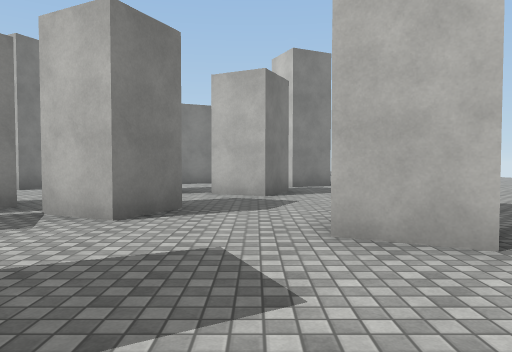
[1] (above)

24 first-person views from a walk through a 3-D level made in the Unity game engine. The camera is 1.3 m above the floor, tilts 2° down and sees 70° across. The floor is counted in squares, 2 m on a side. Each view is taken from the middle of a square. On the plan, view 1 faces up. The plan holds only what a view shows up to about 11 squares ahead; the rest is blank. The place goes on beyond the plan. Surface patterns are stand-ins for the level's own textures.

[2]
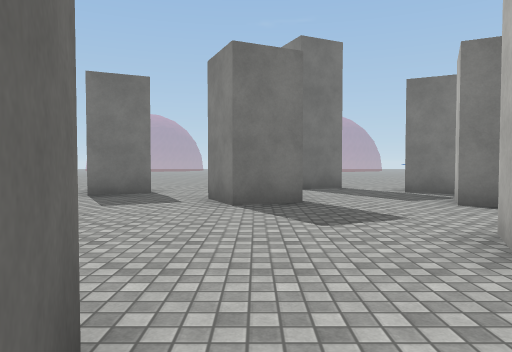

[3]
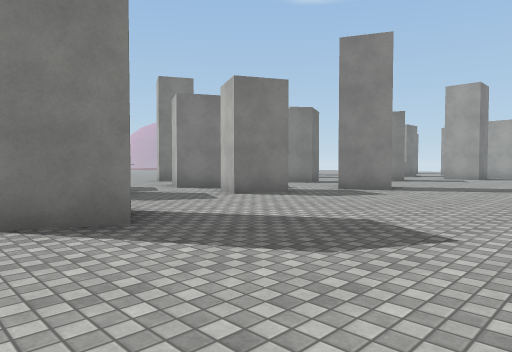

[4]
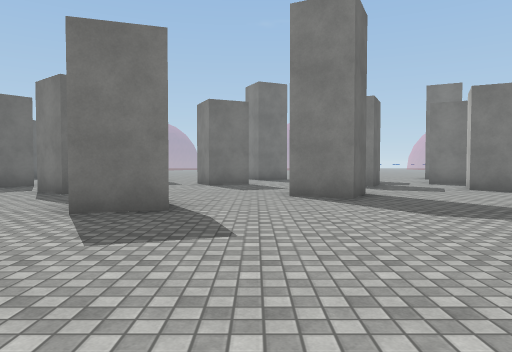

[5]
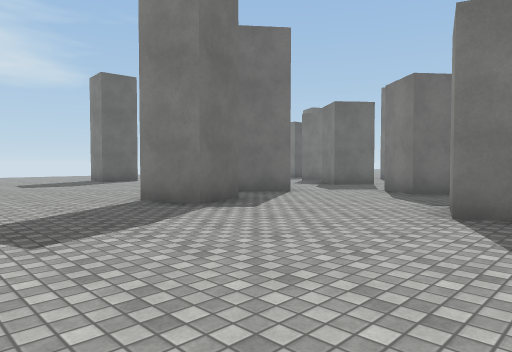

[6]
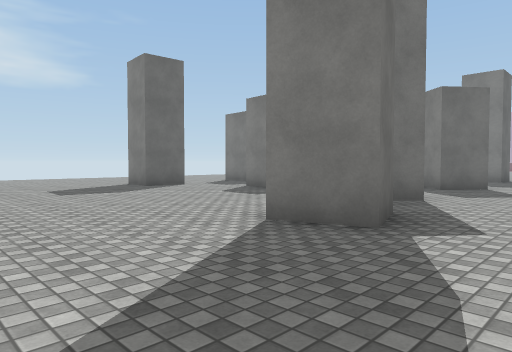

[7]
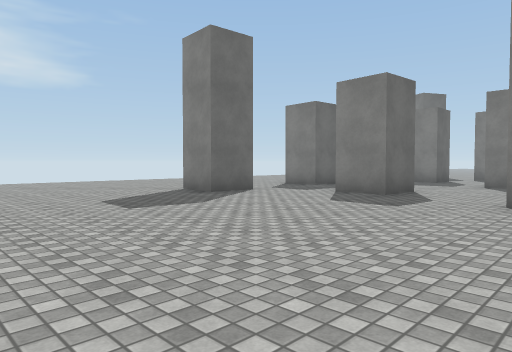

[8]
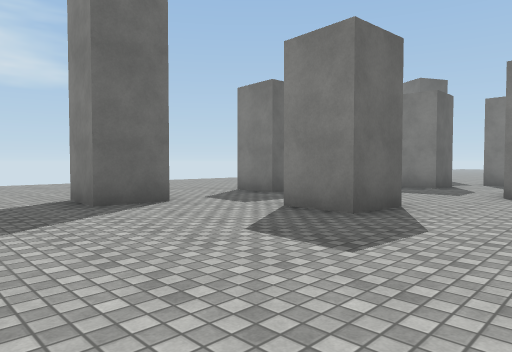

[9]
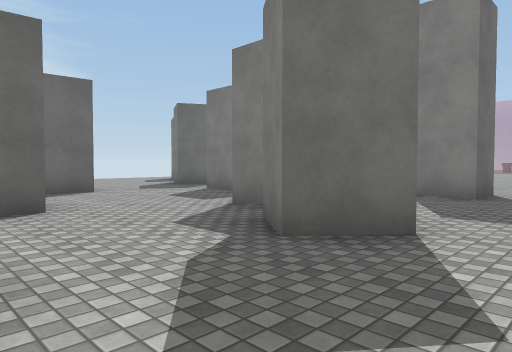

[10]
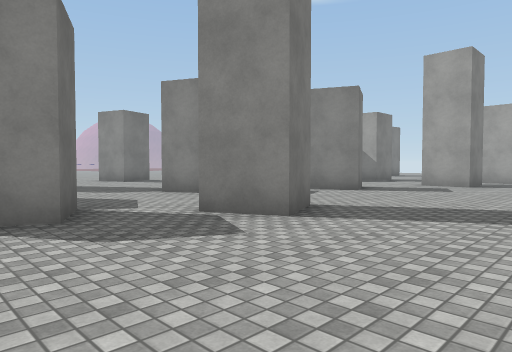

[11]
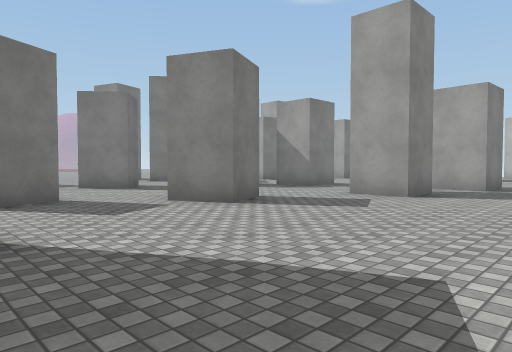

[12]
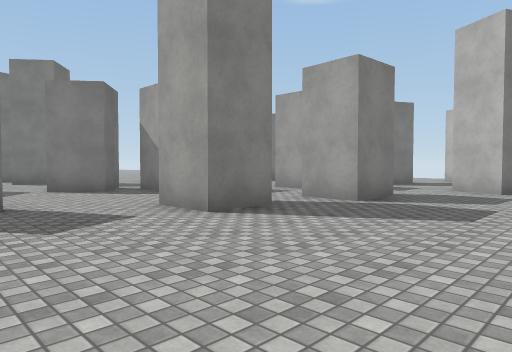

[13]
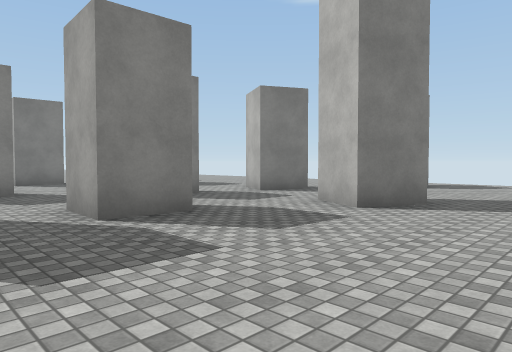

[14]
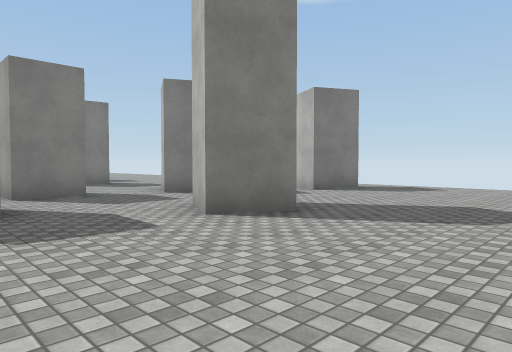

[15]
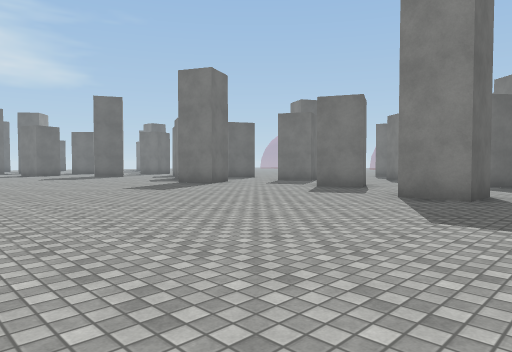

[16]
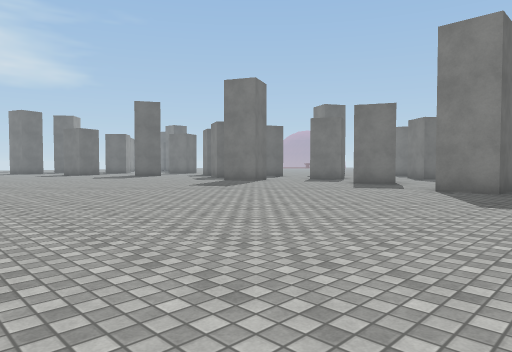

[17]
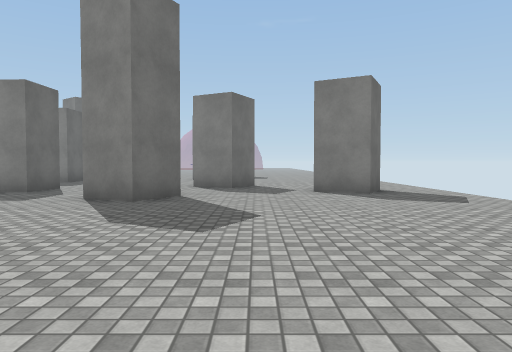

[18]
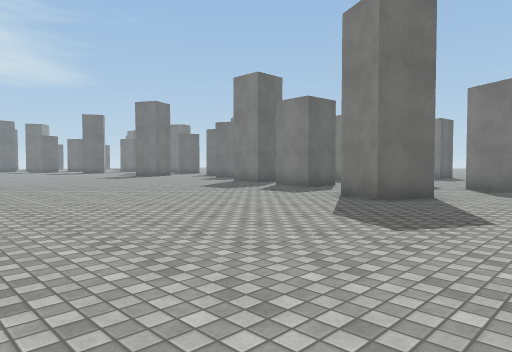

[19]
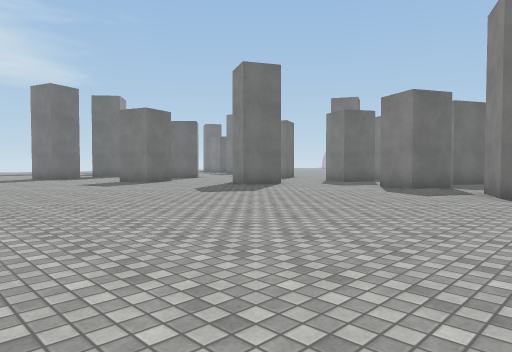

[20]
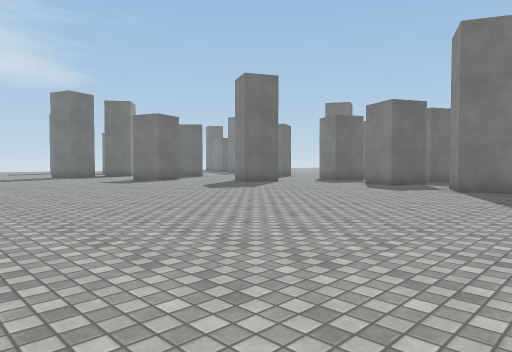

[21]
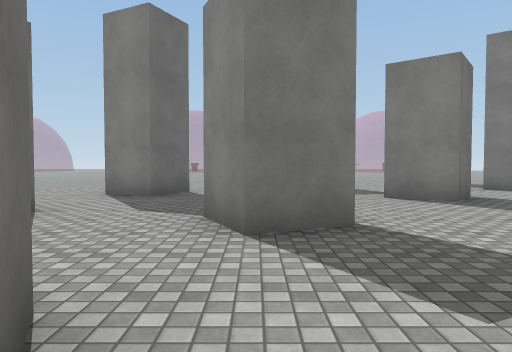

[22]
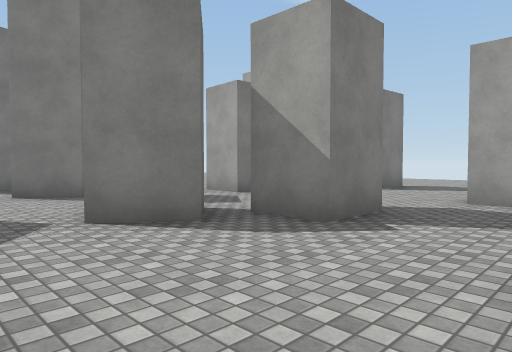

[23]
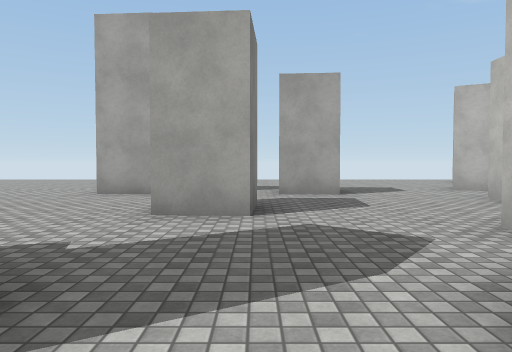

[24]
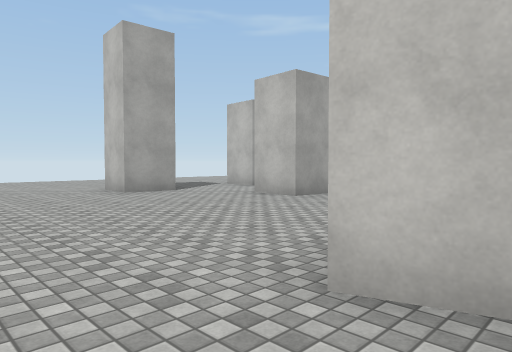

### Floor plan
Points are (right, up) in squares from view 1. A wall is a line through its corners. A room is listed if a view was taken in it or the views show most of it. See-through windows are left out.
Room 1 (view 1)
walls: (-3.9, -1.2) (-3.3, -2.5); (0.6, -1.5) (1.4, -2); (-2.1, 1.8) (-1.6, 0.6) (-2.8, 0.1); (-6.6, -4.8) (-5.4, -4.8) (-5.4, -5.9); (1.8, 2.7) (0.6, 3.3)
ways out: opening at (-4, -8) to room 2; opening at (0.6, 0) to room 2; opening at (-4.5, -3.5)
Room 2 (views 2, 3, 4, 5, 6, 7, 8, 9, 10, 11, 12, 13, 14, 15, 16, 17, 18, 19, 20, 21, 22, 23, 24)
walls: (1.6, 11.6) (2.1, 10.4) (0.9, 9.9); (0.4, 11) (1.1, 11.3); (-0.4, 8.9) (0.7, 8.3) (0.2, 7.2) (-1, 7.7); (-1.8, 13.1) (-1.3, 11.9) (-2.5, 11.3); (-0.9, 15.7) (0, 16.1) (0.5, 14.9) (-0.7, 14.4); (-3, 9.1) (-1.8, 8.5) (-2.3, 7.4) (-3.5, 8); (0.8, 19.2) (2.1, 19.2) (2.1, 18) (0.9, 18); (-1.9, 5.7) (-1.1, 5.2) (-1.6, 4.1) (-2.8, 4.7); (-5.2, 9.9) (-5.7, 8.8); (1.2, 4.3) (2.3, 3.8) (1.8, 2.7); (-5.1, 16.2) (-4.1, 15.4) (-4.9, 14.4); (-3.5, 5.5) (-4.2, 4.2); (-3.3, 19.3) (-2.3, 18.5) (-3.1, 17.4); (-1.3, 20.8) (-1.3, 19.4) (-2.6, 19.4); (1.6, 22) (2.9, 21.9) (2.8, 20.7) (1.5, 20.7); (-6.1, 18.7) (-6.9, 17.6); (3.9, 0.9) (4.3, -0.4) (3.1, -0.8); (-5.5, 3.3) (-5, 2.2); (-0.7, 23.2) (-0.7, 23.8); (2.7, 0.4) (3.5, 0.6); (0.5, 23.8) (0.5, 22.5) (-0.8, 22.5); (-5, 22.8) (-5.1, 21.5) (-6.3, 21.6) (-6.2, 22.9); (-10.2, 17.3) (-10.5, 18.1); (3.7, 25.5) (4.9, 24.9) (4.3, 23.8) (3.1, 24.4); (1.4, -2) (0.6, -3.1); (-3.2, 25.8) (-3.3, 24.5) (-4.5, 24.6) (-4.5, 25); (0.4, 27) (1.5, 26.4) (0.9, 25.3) (-0.2, 25.9); (-7, 24.6) (-8.4, 24.7) (-8.3, 26); (4.3, -4.1) (5.5, -3.7) (5.9, -4.9); (2.4, -4.3) (3.4, -5.2); (-1.4, -4.3) (-0.4, -5.1) (-1.2, -6.1); (2.1, 30) (3.3, 29.4) (2.7, 28.3) (1.7, 28.8); (-2, -6.8) (-2, -7.6); (0.5, -8.3) (1.8, -8.4) (1.7, -9.8); (-5.1, -9.3) (-3.8, -9.3) (-3.8, -10.6); (2.5, -11.5) (3.9, -11.6) (3.8, -12.6); (-1.2, -11.4) (0, -11.5) (-0.1, -12.5)
ways out: opening at (-4, -8) to room 1; opening at (0.6, 0) to room 1; opening at (-11.5, 17.5); opening at (-5, 4); opening at (-4.5, -11.5); opening at (-4.5, 9); opening at (-4.3, 11.8); opening at (-4, -8.5); opening at (-4, 2); gap at (-8, 18); gap at (-1, 8)

Where each view was taken, in squares from view 1:
view 1: 0 up, 0 right, facing up
view 2: 1 up, 4 right, facing left
view 3: 2 up, 6 right, facing up-left
view 4: 2 up, 9 right, facing left
view 5: 1 up, 9 right, facing down-left
view 6: 2 down, 9 right, facing down-left
view 7: 5 down, 9 right, facing down-left
view 8: 6 down, 6 right, facing down-left
view 9: 3 down, 2 right, facing down-left
view 10: 7 up, 5 right, facing up-left
view 11: 11 up, 5 right, facing up-left
view 12: 15 up, 6 right, facing up-left
view 13: 19 up, 7 right, facing up-left
view 14: 21 up, 8 right, facing up-left
view 15: 21 up, 9 right, facing down-left
view 16: 21 up, 11 right, facing down-left
view 17: 27 up, 11 right, facing left
view 18: 28 up, 11 right, facing down-left
view 19: 12 up, 10 right, facing down-left
view 20: 13 up, 11 right, facing down-left
view 21: 12 up, 2 right, facing left
view 22: 16 up, 1 right, facing up-left
view 23: 17 up, 5 left, facing up
view 24: 17 up, 12 left, facing up-right
